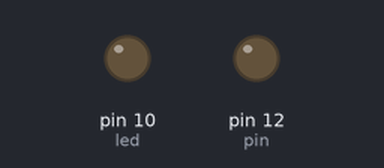
Recording of a sketch running on a simulated Arduino Uno, built with avr-gcc and run on an emulated ATmega328P. Shown: output pins drawn as LEDs (lit = HIGH).

Above: at 0.05 s.
At 2.3 s:
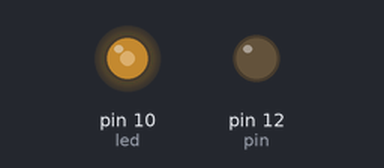
At 4.55 s:
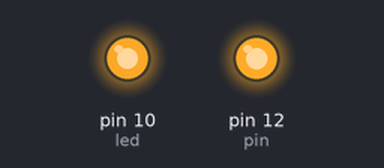
At 9.05 s:
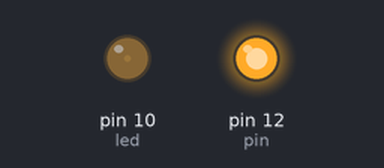
Timing chart, 0 to 11.9 s (numbered marks = the images above):
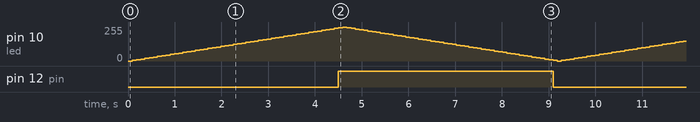

The sketch:

Blink_Fade_And_LED_OFF_3_led_.ino
```cpp
/*
  Code by Hassan
  written on 24/01/2020
*/
 int pin = 12;
 int led = 10;           // the PWM pin the LED is attached to
 int num = 8;
int brightness = 0;    // how bright the LED is
int fadeAmount = 5;    // how many points to fade the LED by

// the setup function runs once when you press reset or power the board
void setup() {

  // initialize digital pin LED_BUILTIN as an output.
  pinMode(pin, OUTPUT);
   // declare pin 7 to be an output:

  pinMode(led, OUTPUT);
}

// the loop function runs over and over again forever
void loop() {
  //digitalWrite(pin, HIGH);   // turn the LED on (HIGH is the voltage level)
   //delay(3000);                          // wait for a second
  //digitalWrite(pin, LOW);    // turn the LED off by making the voltage LOW
   //delay(3000);                      // wait for a second
   // set the brightness of pin 7:
  analogWrite(led, brightness);

  // change the brightness for next time through the loop:
  brightness = brightness + fadeAmount;

  // reverse the direction of the fading at the ends of the fade:
  if (brightness <= 0 || brightness >= 255) {
    fadeAmount = -fadeAmount;
  }
  if (brightness == 255) {
       digitalWrite(pin,HIGH);
       digitalWrite(num,LOW);
  }else if(brightness==0){
    digitalWrite(pin,LOW);
    digitalWrite(num,HIGH);
  }

  // wait for 30 milliseconds to see the dimming effect
  delay(90);
}
```

Measured:
- by itself, pin 12 (pin): alternates HIGH for 4.6 s and LOW for 4.6 s
